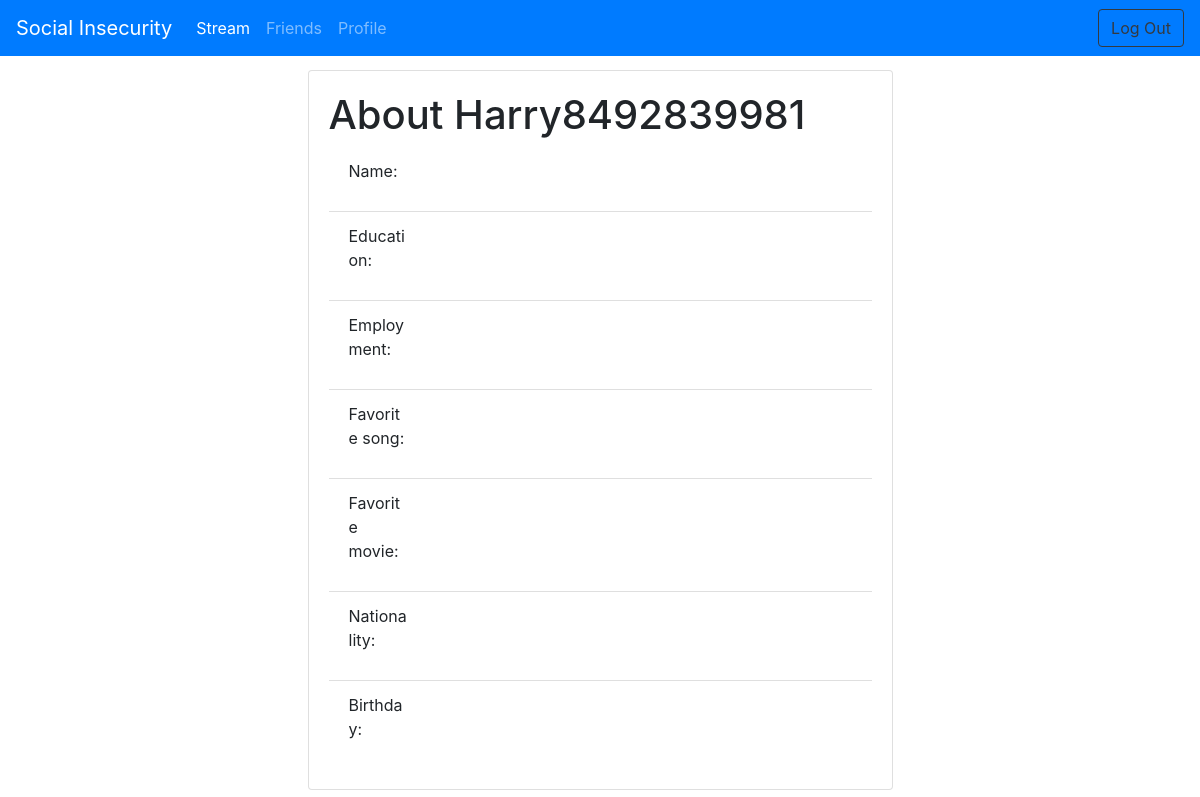
The page /profile/Harry8492839981 (signed in) on the database as committed earlier.
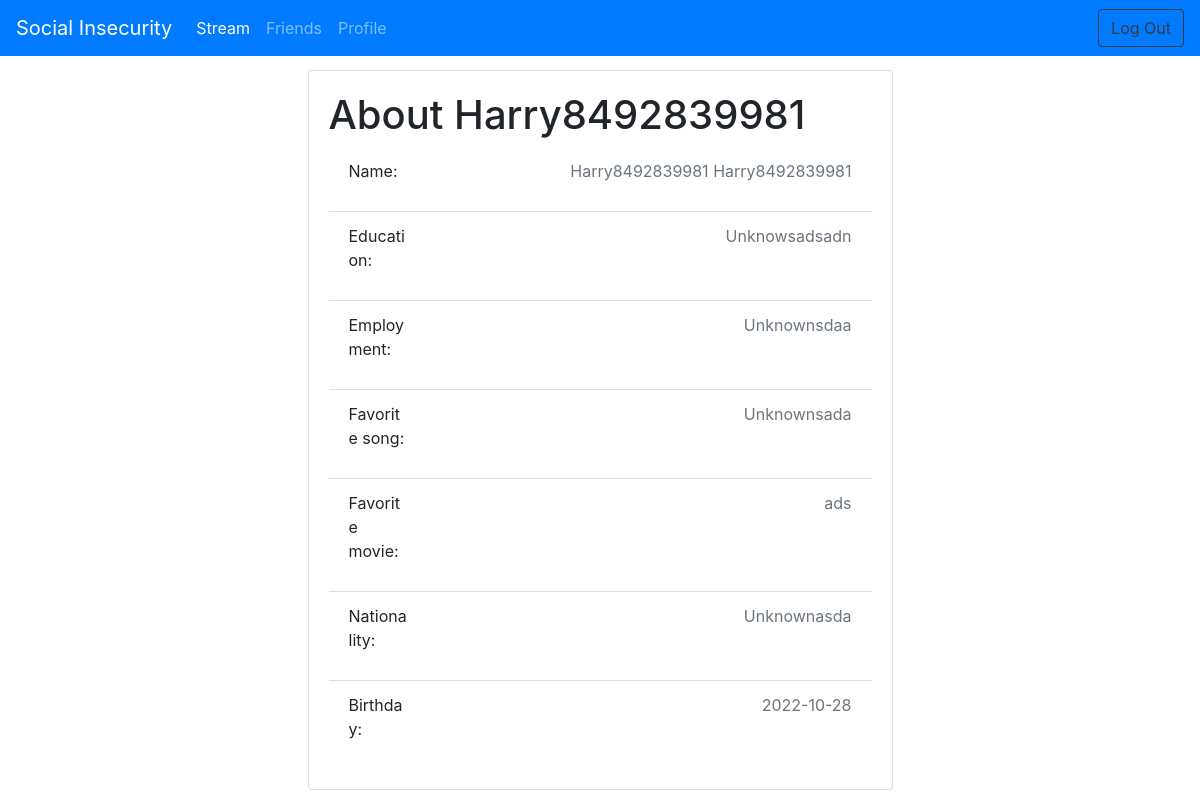
The same page on the database as committed later.
### tables this page shows
CREATE TABLE [Users] (
  id INTEGER PRIMARY KEY,
  username VARCHAR,
  first_name VARCHAR,
  last_name VARCHAR,
  [password] VARCHAR,
  education VARCHAR DEFAULT 'Unknown',
  employment VARCHAR DEFAULT 'Unknown',
  music VARCHAR DEFAULT 'Unknown',
  movie VARCHAR DEFAULT 'Unknown',
  nationality VARCHAR DEFAULT 'Unknown',
  birthday DATE DEFAULT 'Unknown'
);

### app/routes.py (the view, shortened to what this page needs)
@app.route('/profile/<username>', methods=['GET', 'POST'])
@login_required
def profile(username):
    form = ProfileForm()
    if form.is_submitted():
        update_profile(form.education.data, form.employment.data, form.music.data, form.movie.data, form.nationality.data, form.birthday.data, username)
        return redirect(url_for('profile', username=username))
    user = get_user(username)
    if session["username"] == None:
        flash("Access denied: You're not logged in!")
        return redirect("/index")
    elif session["username"] != username:
        return render_template('profile_loggedin.html', title='profile', username=username, user=user, form=form)

### app/__init__.py (called while the page is built)
def get_db():
    db = getattr(g, '_database', None)
    if db is None:
        db = g._database = sqlite3.connect(app.config['DATABASE'])
    db.row_factory = sqlite3.Row
    return db

def query_db(query, one=False):
    db = get_db()
    cursor = db.execute(query)
    rv = cursor.fetchall()
    cursor.close()
    db.commit()
    return (rv[0] if rv else None) if one else rv

def get_user(username):     #return information about user
    conn = get_db()
    with conn:
        c = conn.cursor()
        checkusername = c.execute('SELECT * FROM Users WHERE username=?;',(username,)).fetchall()
    if len(checkusername) == 0:
        return None
    else:
        return checkusername[0]

@app.teardown_appcontext
def close_connection(exception):
    db = getattr(g, '_database', None)
    if db is not None:
        db.close()

### app/routes.py (called while the page is built)
@login_manager.user_loader
def load_user(username):
    return User.get_name_User_query(username)

@app.after_request
def add_header(response):
    response.headers['Content-Security-Policy'] = "default-src 'none'; script-src 'self' https://stackpath.bootstrapcdn.com https://cdnjs.cloudflare.com https://code.jquery.com; style-src 'self' https://maxcdn.bootstrapcdn.com/ https://stackpath.bootstrapcdn.com; img-src 'self' https: data:; font-src 'self' https://maxcdn.bootstrapcdn.com"
    response.headers['X-Frame-Options'] = 'SAMEORIGIN'
    response.headers['X-Content-Type-Options'] = 'NOSNIFF'
    response.headers['X-XSS-Protection'] = '1; mode=block'
    return response

    def get_name_User_query(username):
        query = query_db('SELECT * FROM Users WHERE username="{}";'.format(username), one=True)
        user = User(username=query['username'], password=query['password'], id=query['id'])
        return user

### app/templates/profile_loggedin.html (shortened to what this page needs)
{% extends "base.html" %}
{% import "bootstrap/wtf.html" as wtf %}
{% block content %}
<div class="container-flex justify-content-center">
    <div class="row justify-content-center">
        <div class="col-sm-12 col-lg-6">
            <div class="card">
                <div class="card-body">
                    <h1 class="card-text">About {{username}}</h1>
                    <div id="view-details">
                        <ul class="list-group list-group-flush">
                            <li class="list-group-item d-inline">
                                <div class="row">
                                    <p class="col-sm-2">Name:</p>
                                    <p class="text-right col-sm-10 text-muted">{{user.first_name}} {{user.last_name}}</p>
                                </div>
                            </li>
                            <li class="list-group-item d-inline">
                                <div class="row">
                                    <p class="col-sm-2">Education:</p>
                                    <p class="text-right col-sm-10 text-muted">{{user.education}}</p>
                                </div>
                            </li>
                            <li class="list-group-item d-inline">
                                <div class="row">
                                    <p class="col-sm-2">Employment:</p>
                                    <p class="text-right col-sm-10 text-muted">{{user.employment}}</p>
                                </div>
                            </li>
                            <li class="list-group-item d-inline">
                                <div class="row">
                                    <p class="col-sm-2">Favorite song:</p>
                                    <p class="text-right col-sm-10 text-muted">{{user.music}}</p>
                                </div>
                            </li>
                            <li class="list-group-item d-inline">
                                <div class="row">
                                    <p class="col-sm-2">Favorite movie:</p>
                                    <p class="text-right col-sm-10 text-muted">{{user.movie}}</p>
                                </div>
                            </li>
                            <li class="list-group-item d-inline">
                                <div class="row">
                                    <p class="col-sm-2">Nationality:</p>
                                    <p class="text-right col-sm-10 text-muted">{{user.nationality}}</p>
                                </div>
                            </li>
                            <li class="list-group-item d-inline">
                                <div class="row">
                                    <p class="col-sm-2">Birthday:</p>
                                    <p class="text-right col-sm-10 text-muted">{{user.birthday}}</p>
                                </div>
                            </li>
                        </ul>
                    </div>
                </div>
            </div>
        </div>
    </div>
</div>
{% endblock %}

### app/templates/base.html (shortened to what this page needs)
<!DOCTYPE html>
<html lang="en">
    <head>
        <link rel="stylesheet" href="../static/css/general.css">
        <link href="https://maxcdn.bootstrapcdn.com/font-awesome/4.7.0/css/font-awesome.min.css" rel="stylesheet">
        <link rel="stylesheet" href="https://stackpath.bootstrapcdn.com/bootstrap/4.3.1/css/bootstrap.min.css">
    </head>
    <body>
        {% if title == 'Welcome' %}
        <nav class="navbar navbar-dark bg-primary fixed-top">
            <a class="navbar-brand" href="#">Social Insecurity</a>
        </nav>
        {% else %}
        <nav class="navbar navbar-dark bg-primary navbar-expand-lg fixed-top">
            <a class="navbar-brand" href={{url_for('stream')}}>Social Insecurity</a>
            <div class="collapse navbar-collapse" id="navbar-toggle">
            <ul class="navbar-nav mr-auto">
                <li class="nav-item active">
                    {% if title == 'Stream' or title == 'Comments' %}
                    <a class="nav-link active" href={{ url_for('stream') }}>Stream <span class="sr-only">(current)</span></a>
                    {% else %}
                    <a class="nav-link" href={{ url_for('stream') }}>Stream</a>
                    {% endif %}
                </li>
                <li class="nav-item">
                    {% if title == 'Friends' %}
                    <a class="nav-link active" href={{ url_for('friends') }}>Friends <span class="sr-only">(current)</span></a>
                    {% else %}
                    <a class="nav-link" href={{ url_for('friends') }}>Friends</a>
                    {% endif %}
                </li>
                <li class="nav-item">
                    {% if title == 'Profile' %}
                    <a class="nav-link" href={{ url_for('profile', username=session["username"]) }}>Profile <span class="sr-only">(current)</span></a>
                    {% else %}
                    <a class="nav-link" href={{ url_for('profile', username=session["username"]) }}>Profile</a>
                    {% endif %}
                </li>
            </ul>
            <a class="btn btn-outline-dark" href={{ url_for( 'logout' ) }} role="button">Log Out</a>
            </div>
        </nav>
        {% endif %}
        {% block content %}{% endblock %}
    </body>
</html>

### app/static/css/general.css (style rules this page uses)
body { padding-top: 70px }

Rows that differ between the two databases and show on the page:
added Users: first_name "Harry8492839981", last_name "Harry8492839981", education "Unknowsadsadn", employment "Unknownsdaa", music "Unknownsada", movie "ads", nationality "Unknownasda", birthday "2022-10-28"
